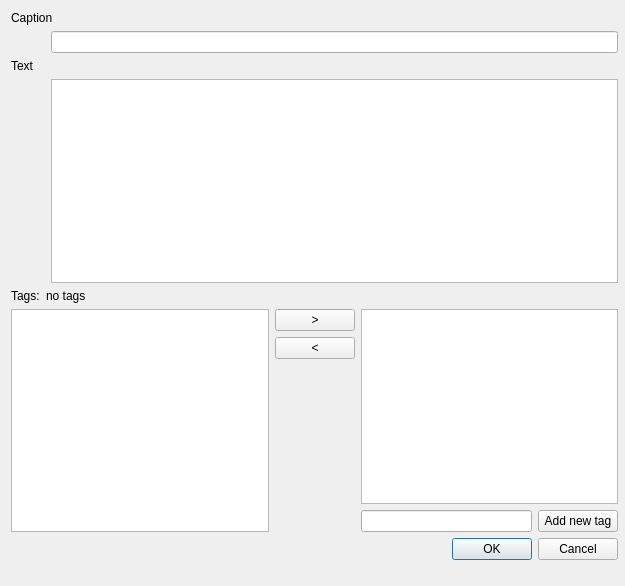
<?xml version="1.0" encoding="UTF-8"?>
<ui version="4.0">
 <class>NewNoteDialog</class>
 <widget class="QDialog" name="NewNoteDialog">
  <property name="geometry">
   <rect>
    <x>0</x>
    <y>0</y>
    <width>625</width>
    <height>586</height>
   </rect>
  </property>
  <property name="windowTitle">
   <string>New note</string>
  </property>
  <widget class="QWidget" name="">
   <property name="geometry">
    <rect>
     <x>11</x>
     <y>11</y>
     <width>607</width>
     <height>549</height>
    </rect>
   </property>
   <layout class="QVBoxLayout" name="verticalLayout_5">
    <item>
     <layout class="QVBoxLayout" name="verticalLayout">
      <item>
       <widget class="QLabel" name="lcCaption">
        <property name="text">
         <string>Caption</string>
        </property>
       </widget>
      </item>
      <item>
       <layout class="QHBoxLayout" name="horizontalLayout">
        <item>
         <spacer name="horizontalSpacer">
          <property name="orientation">
           <enum>Qt::Horizontal</enum>
          </property>
          <property name="sizeType">
           <enum>QSizePolicy::Maximum</enum>
          </property>
          <property name="sizeHint" stdset="0">
           <size>
            <width>40</width>
            <height>20</height>
           </size>
          </property>
         </spacer>
        </item>
        <item>
         <widget class="QLineEdit" name="leCaption"/>
        </item>
       </layout>
      </item>
     </layout>
    </item>
    <item>
     <layout class="QVBoxLayout" name="verticalLayout_2">
      <item>
       <widget class="QLabel" name="lcText">
        <property name="text">
         <string>Text</string>
        </property>
       </widget>
      </item>
      <item>
       <layout class="QHBoxLayout" name="horizontalLayout_2">
        <item>
         <spacer name="horizontalSpacer_2">
          <property name="orientation">
           <enum>Qt::Horizontal</enum>
          </property>
          <property name="sizeType">
           <enum>QSizePolicy::Maximum</enum>
          </property>
          <property name="sizeHint" stdset="0">
           <size>
            <width>40</width>
            <height>20</height>
           </size>
          </property>
         </spacer>
        </item>
        <item>
         <widget class="QTextEdit" name="teText"/>
        </item>
       </layout>
      </item>
     </layout>
    </item>
    <item>
     <layout class="QHBoxLayout" name="horizontalLayout_3">
      <item>
       <widget class="QLabel" name="lcTags">
        <property name="sizePolicy">
         <sizepolicy hsizetype="Maximum" vsizetype="Preferred">
          <horstretch>0</horstretch>
          <verstretch>0</verstretch>
         </sizepolicy>
        </property>
        <property name="text">
         <string>Tags:</string>
        </property>
       </widget>
      </item>
      <item>
       <widget class="QLabel" name="lTags">
        <property name="text">
         <string>no tags</string>
        </property>
       </widget>
      </item>
     </layout>
    </item>
    <item>
     <layout class="QHBoxLayout" name="horizontalLayout_5">
      <item>
       <widget class="QListWidget" name="lwTagsAvailable"/>
      </item>
      <item>
       <layout class="QVBoxLayout" name="verticalLayout_3">
        <item>
         <widget class="QPushButton" name="pbAddTag">
          <property name="text">
           <string>&gt;</string>
          </property>
         </widget>
        </item>
        <item>
         <widget class="QPushButton" name="pbRemoveTag">
          <property name="text">
           <string>&lt;</string>
          </property>
         </widget>
        </item>
        <item>
         <spacer name="verticalSpacer">
          <property name="orientation">
           <enum>Qt::Vertical</enum>
          </property>
          <property name="sizeHint" stdset="0">
           <size>
            <width>20</width>
            <height>40</height>
           </size>
          </property>
         </spacer>
        </item>
       </layout>
      </item>
      <item>
       <layout class="QVBoxLayout" name="verticalLayout_4">
        <item>
         <widget class="QListWidget" name="lwTags"/>
        </item>
        <item>
         <layout class="QHBoxLayout" name="horizontalLayout_4">
          <item>
           <widget class="QLineEdit" name="leNewTag"/>
          </item>
          <item>
           <widget class="QPushButton" name="pbNewTag">
            <property name="text">
             <string>Add new tag</string>
            </property>
           </widget>
          </item>
         </layout>
        </item>
       </layout>
      </item>
     </layout>
    </item>
    <item>
     <widget class="QDialogButtonBox" name="buttonBox">
      <property name="orientation">
       <enum>Qt::Horizontal</enum>
      </property>
      <property name="standardButtons">
       <set>QDialogButtonBox::Cancel|QDialogButtonBox::Ok</set>
      </property>
     </widget>
    </item>
   </layout>
  </widget>
 </widget>
 <resources/>
 <connections>
  <connection>
   <sender>buttonBox</sender>
   <signal>accepted()</signal>
   <receiver>NewNoteDialog</receiver>
   <slot>accept()</slot>
   <hints>
    <hint type="sourcelabel">
     <x>248</x>
     <y>254</y>
    </hint>
    <hint type="destinationlabel">
     <x>157</x>
     <y>274</y>
    </hint>
   </hints>
  </connection>
  <connection>
   <sender>buttonBox</sender>
   <signal>rejected()</signal>
   <receiver>NewNoteDialog</receiver>
   <slot>reject()</slot>
   <hints>
    <hint type="sourcelabel">
     <x>316</x>
     <y>260</y>
    </hint>
    <hint type="destinationlabel">
     <x>286</x>
     <y>274</y>
    </hint>
   </hints>
  </connection>
 </connections>
</ui>
